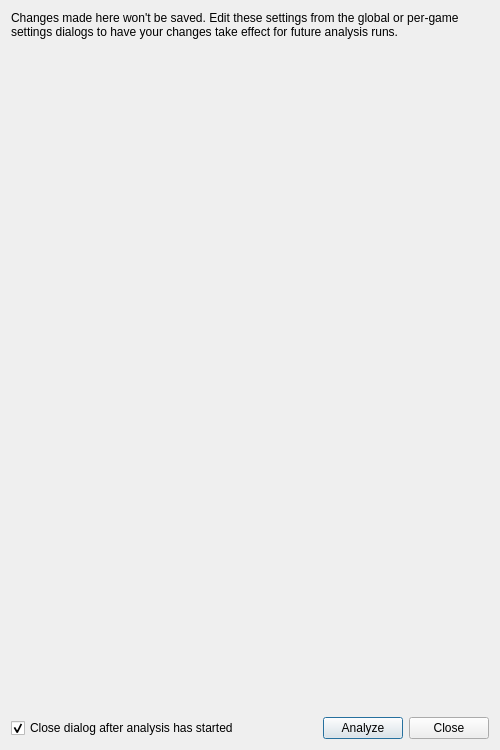
<?xml version="1.0" encoding="UTF-8"?>
<ui version="4.0">
 <class>AnalysisOptionsDialog</class>
 <widget class="QDialog" name="AnalysisOptionsDialog">
  <property name="geometry">
   <rect>
    <x>0</x>
    <y>0</y>
    <width>500</width>
    <height>750</height>
   </rect>
  </property>
  <property name="minimumSize">
   <size>
    <width>500</width>
    <height>650</height>
   </size>
  </property>
  <property name="windowTitle">
   <string>Analysis Options</string>
  </property>
  <layout class="QVBoxLayout" name="verticalLayout">
   <item>
    <widget class="QLabel" name="label">
     <property name="sizePolicy">
      <sizepolicy hsizetype="Preferred" vsizetype="Fixed">
       <horstretch>0</horstretch>
       <verstretch>0</verstretch>
      </sizepolicy>
     </property>
     <property name="text">
      <string>Changes made here won't be saved. Edit these settings from the global or per-game settings dialogs to have your changes take effect for future analysis runs.</string>
     </property>
     <property name="wordWrap">
      <bool>true</bool>
     </property>
     <property name="textInteractionFlags">
      <set>Qt::TextBrowserInteraction</set>
     </property>
    </widget>
   </item>
   <item>
    <widget class="QScrollArea" name="scrollArea">
     <property name="sizePolicy">
      <sizepolicy hsizetype="Preferred" vsizetype="Expanding">
       <horstretch>0</horstretch>
       <verstretch>0</verstretch>
      </sizepolicy>
     </property>
     <property name="frameShape">
      <enum>QFrame::Shape::NoFrame</enum>
     </property>
     <property name="horizontalScrollBarPolicy">
      <enum>Qt::ScrollBarPolicy::ScrollBarAlwaysOff</enum>
     </property>
     <property name="widgetResizable">
      <bool>true</bool>
     </property>
     <widget class="QWidget" name="analysisSettings">
      <property name="geometry">
       <rect>
        <x>0</x>
        <y>0</y>
        <width>488</width>
        <height>636</height>
       </rect>
      </property>
     </widget>
    </widget>
   </item>
   <item>
    <layout class="QHBoxLayout" name="buttons">
     <item>
      <widget class="QCheckBox" name="closeCheckBox">
       <property name="text">
        <string>Close dialog after analysis has started</string>
       </property>
       <property name="checked">
        <bool>true</bool>
       </property>
      </widget>
     </item>
     <item>
      <spacer name="horizontalSpacer">
       <property name="orientation">
        <enum>Qt::Orientation::Horizontal</enum>
       </property>
       <property name="sizeHint" stdset="0">
        <size>
         <width>40</width>
         <height>20</height>
        </size>
       </property>
      </spacer>
     </item>
     <item>
      <widget class="QPushButton" name="analyseButton">
       <property name="text">
        <string>Analyze</string>
       </property>
      </widget>
     </item>
     <item>
      <widget class="QPushButton" name="closeButton">
       <property name="text">
        <string>Close</string>
       </property>
      </widget>
     </item>
    </layout>
   </item>
  </layout>
 </widget>
 <tabstops>
  <tabstop>scrollArea</tabstop>
  <tabstop>closeCheckBox</tabstop>
  <tabstop>analyseButton</tabstop>
  <tabstop>closeButton</tabstop>
 </tabstops>
 <resources/>
 <connections/>
</ui>
